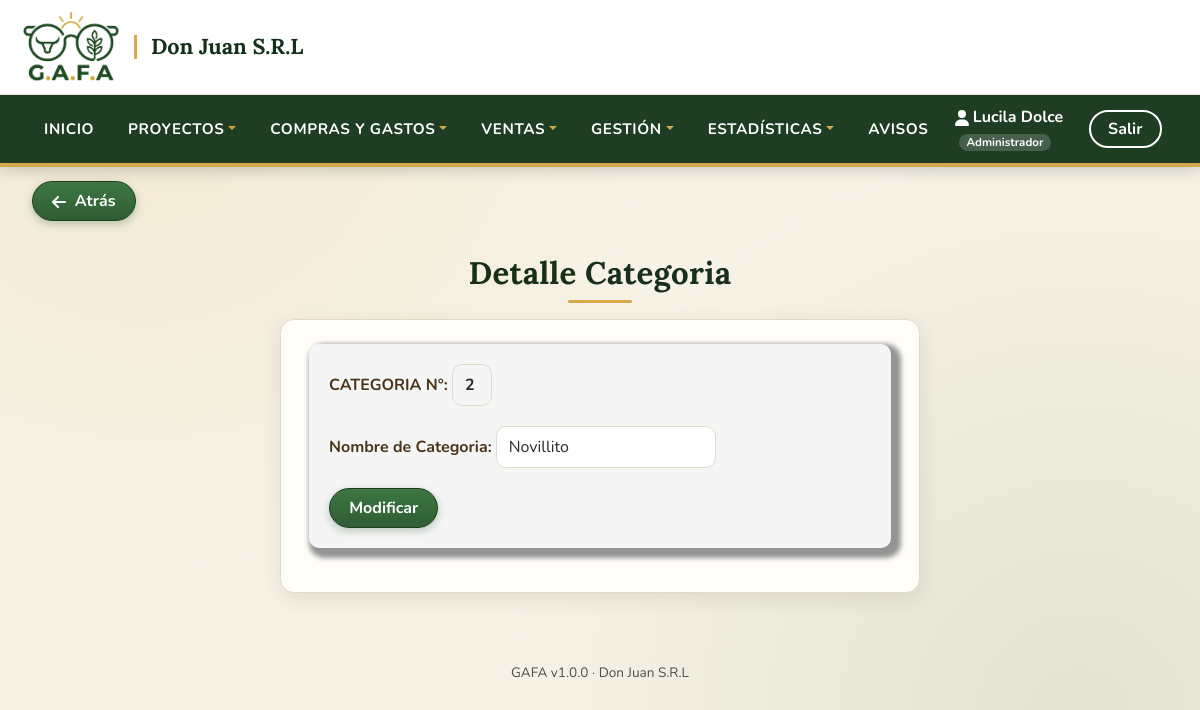
The app's page /detalleCategoria.php?no=2 (signed in) with its own data.
### tables this page shows
CREATE TABLE `usuarios` (
  `id_usuario` int(11) NOT NULL AUTO_INCREMENT,
  `usuario` varchar(45) NOT NULL,
  `password` varchar(255) NOT NULL,
  `nombre` varchar(45) NOT NULL,
  `apellido` varchar(45) NOT NULL,
  `id_tipoUsuario` int(11) NOT NULL,
  `id_EstadoUsuario` int(1) NOT NULL,
  `email` varchar(120) DEFAULT NULL,
  PRIMARY KEY (`id_usuario`),
  UNIQUE KEY `uq_usuario_email` (`email`)
);

CREATE TABLE `categoria` (
  `id_Categoria` int(11) NOT NULL AUTO_INCREMENT,
  `nombreCategoria` varchar(45) NOT NULL,
  PRIMARY KEY (`id_Categoria`)
);

### Modelo/Auth.php (called while the page is built, shortened)
<?php
function e($valor): string
{
    return htmlspecialchars((string)$valor, ENT_QUOTES, 'UTF-8');
}
function nombrePropio(?string $texto): string
{
    $texto = trim((string)preg_replace('/\s+/u', ' ', (string)$texto));
    $palabras = explode(' ', mb_strtolower($texto, 'UTF-8'));
    foreach ($palabras as $i => $p) {
        $palabras[$i] = preg_replace_callback('/(^|[\'\-])(\p{L})/u', function ($m) {
            return $m[1] . mb_strtoupper($m[2], 'UTF-8');
        }, $p);
    }
    return implode(' ', $palabras);
}
function rolUsuario($conexion): int
{
    static $cache = [];
    $usuario = (string)($_SESSION['usuario'] ?? '');
    if (!isset($cache[$usuario])) {
        $stmt = $conexion->prepare("SELECT id_tipoUsuario FROM usuarios WHERE usuario = ?");
        $stmt->bind_param("s", $usuario);
        $stmt->execute();
        $fila = $stmt->get_result()->fetch_assoc();
        $cache[$usuario] = $fila ? (int)$fila['id_tipoUsuario'] : 0;
    }
    return $cache[$usuario];
}
function nombreRol(int $rol): string
{
    return [ROL_ADMIN => 'Administrador', ROL_LECTOR => 'Lector', ROL_OPERADOR => 'Operador'][$rol] ?? 'Sin rol';
}

### Modelo/Empresa.php (called while the page is built, shortened)
<?php
function empresaPorDefecto(): array
{
    return [
        'nombre' => 'Don Juan S.R.L',
        'lema' => 'Ganadería y Agricultura de Fácil Administración',
        'cuit' => '', 'email' => '', 'telefono' => '', 'direccion' => '',
        'color' => EMPRESA_COLOR_BASE,
        'logo' => '',
    ];
}
function empresa($conexion = null, bool $recargar = false): array
{
    static $cache = null;
    if ($cache !== null) return $cache;
    $datos = empresaPorDefecto();
    $cache = $datos;
    return $cache;
}

### detalleCategoria.php (the view, shortened to what this page needs)
<?php
include('./Modelo/Conexion.php'); include_once('./Modelo/Auth.php'); requerirAdmin($conexion);
include('./Template/Cabecera.php');
$consulta = Consultar($_GET['no']);
function Consultar($no_id)
{
    include('./Modelo/Conexion.php');
	$no_id = (int)$no_id; $sentencia = $conexion->prepare("SELECT * FROM categoria WHERE id_Categoria = ?"); $sentencia->bind_param("i", $no_id);
	$sentencia->execute(); $resultado = $sentencia->get_result();
	$filas = mysqli_fetch_assoc($resultado);
	return [
		$filas['id_Categoria'],
		$filas['nombreCategoria'],
	];
}
$id = $consulta[0];
$cat = $consulta[1];
?>
<div class="centrado">
    <div class="centrado-vlv">
        <a href="./categorias.php"><button class="btn btn-success">&nbsp Atrás</button></a>
    </div>
    <div class="centrado--titulo">
        <h1>Detalle Categoria</h1>
    </div>
    <div class="centrado--form">
        <form action="./modCategoria.php" method="POST" class="centrado--form--form">
            <div>
                <label for="id">CATEGORIA N°:</label>
                <input type="text" name="id" id="id" class="readonly" value="<?php echo $id; ?>" readonly>
            </div>
            <div>
                <label for="name">Nombre de Categoria:</label>
                <input type="text" name="cat" id="cat" value="<?php echo htmlspecialchars((string)$cat, ENT_QUOTES, 'UTF-8');?>" required>
            </div>
            <div>
                <button type="submit" class="btn btn-success">Modificar</button>
            </div>
        </form>
    </div>
</div>
<?php
include('./Template/Pie.php');
?>

### Template/Cabecera.php (shortened to what this page needs)
<?php
include ("./Modelo/Conexion.php");
include_once('./Modelo/Auth.php');
include_once('./Modelo/Empresa.php');
$iduser = $_SESSION['usuario'];
$stmtCab = $conexion->prepare("SELECT * FROM usuarios WHERE usuario = ?");
$stmtCab->bind_param("s", $iduser);
$stmtCab->execute();
$row = $stmtCab->get_result()->fetch_assoc();
$nombre = nombrePropio($row['nombre']);
$apellido = nombrePropio($row['apellido']);
$cantAvisos = notificacionesListas($conexion) ? count(construirAvisos($conexion, configNotificaciones())) : 0;
$emp = empresa($conexion);
$rolNombre = nombreRol(rolUsuario($conexion));
?>
<!DOCTYPE html>
<html lang="es">
<head>
    <link href="https://cdn.jsdelivr.net/npm/bootstrap@5.2.0-beta1/dist/css/bootstrap.min.css" rel="stylesheet">
    <link href="https://unpkg.com/aos@2.3.1/dist/aos.css" rel="stylesheet">
	<link rel="stylesheet" href="estilos.css">
	<link rel="stylesheet" href="Css/tema.css">
</head>
<body>
<header class="hea-pri" >
	<div class="titPrincipal">
		<a href="./inicio.php" class="marca" title="Ir al inicio">
			<img src="imgs/GAFA_LOGO_oscuro.png" alt="GAFA - Ganadería y Agricultura de Fácil Administración">
			<span class="marca-texto"><?php echo e($emp['nombre']); ?></span>
		</a>
	</div>
    <nav class="navbar navbar-expand-lg navbar-light" style="border-bottom: 1px solid #0a6111;">
        <div class="container-fluid navpri">
            <div class="collapse navbar-collapse" id="navbarNav" >
                <ul class="navbar-nav">
				<li class="nav-item">
					<a href="./inicio.php" class="nav-link" style="color: #0a6111;" aria-current="page">Inicio</a>
				</li>
                <li class="nav-item dropdown">
                        <a href="#" class="nav-link dropdown-toggle " id="navbarDropdown" role="button" data-bs-toggle="dropdown" aria-expanded="false" style="color: #0a6111;">Proyectos</a>
                    </li>
                    <li class="nav-item dropdown">
                        <a href="#" class="nav-link dropdown-toggle " id="navbarDropdown" role="button" data-bs-toggle="dropdown" aria-expanded="false" style="color: #0a6111;">Compras y Gastos</a>
                    </li>
					<li class="nav-item dropdown">
                        <a href="#" class="nav-link dropdown-toggle " id="navbarDropdown" role="button" data-bs-toggle="dropdown" aria-expanded="false" style="color: #0a6111;">Ventas</a>
                    </li>
					<li class="nav-item dropdown">
                        <a href="#" class="nav-link dropdown-toggle " id="navbarDropdown" role="button" data-bs-toggle="dropdown" aria-expanded="false" style="color: #0a6111;">Gestión</a>
                    </li>
					<li class="nav-item dropdown">
                        <a href="#" class="nav-link dropdown-toggle " id="navbarDropdown" role="button" data-bs-toggle="dropdown" aria-expanded="false" style="color: #0a6111;">Estadísticas</a>
                    </li>
					<li class="nav-item"><a href="./avisos.php" class="nav-link">Avisos<?php if ($cantAvisos > 0) { ?> <span class="badge-avisos"><?php echo (int)$cantAvisos; ?></span><?php } ?></a></li>
                </ul>
            </div>
            <div class="exit">
				<div class="exit-name">
				<p><svg xmlns="http://www.w3.org/2000/svg" height="1em" viewBox="0 0 448 512"><path d="M224 256A128 128 0 1 0 224 0a128 128 0 1 0 0 256zm-45.7 48C79.8 304 0 383.8 0 482.3C0 498.7 13.3 512 29.7 512H418.3c16.4 0 29.7-13.3 29.7-29.7C448 383.8 368.2 304 269.7 304H178.3z"/></svg>&nbsp<?php echo htmlspecialchars($nombre." ".$apellido, ENT_QUOTES, 'UTF-8'); ?> <small class="rol-usuario"><?php echo e($rolNombre); ?></small></p>
				</div>
				<div class="exit-exit">
					<a href="./login.php">
						<button class="btn btn-outline-success">Salir</button>
					</a>
				</div>
			</div>
        </div>
    </nav>
</header>

### estilos.css (style rules this page uses)
* { margin: 0; padding: 0; box-sizing: border-box; font-family: 'Montserrat Alternates', sans-serif; }
body { background-color: whitesmoke; object-fit: cover; background-repeat: no-repeat; background-position: center center; justify-content: center; align-items: center; height: auto; }
a { text-decoration: none; }
h1 { color: #0a6111; display: block; font-size: 2em; margin-block-start: 0.67em; margin-block-end: 0.67em; margin-inline-start: 0px; margin-inline-end: 0px; font-weight: bold; }
.titPrincipal { width: 100%; height: 40px; display: flex; justify-content: flex-start; }
.centrado-vlv { padding: 10px; width: 100%; display: flex; justify-content: flex-start; }
.centrado { width: 100%; display: flex; justify-content: center; align-items: center; flex-direction: column; margin-bottom: 20px; }
.centrado--form { width: 600px; padding: 15px; display: flex; justify-content: center; align-items: center; flex-direction: column; }
.centrado--form--form { width: 100%; display: flex; justify-content: center; align-items: flex-start; flex-direction: column; gap: 20px; }
.readonly { width: 40px; background-color: transparent; border: none; cursor: default; }
p { margin: 0%; }
form { padding: 20px; box-shadow: 5px 5px 5px 5px rgb(148, 148, 148); border-radius: 10px; background-color: whitesmoke; margin-bottom: 20px; }
.exit { padding: 10px; display: flex; justify-content: center; align-items: center; flex-direction: row; gap: 20px; font-family: 'Montserrat Alternates', sans-serif; }

### detalleCategoria.php (style rules this page uses)
svg { fill:#ffffff }

### records on screen
usuarios: nombre+apellido "Lucila Dolce"
categoria: id "2", cat "Novillito"

### other values on screen
$emp['nombre'] "Don Juan S.R.L"
$rolNombre "Administrador"
GAFA_VERSION "1.0.0"
empresa()['nombre'] "Don Juan S.R.L"
